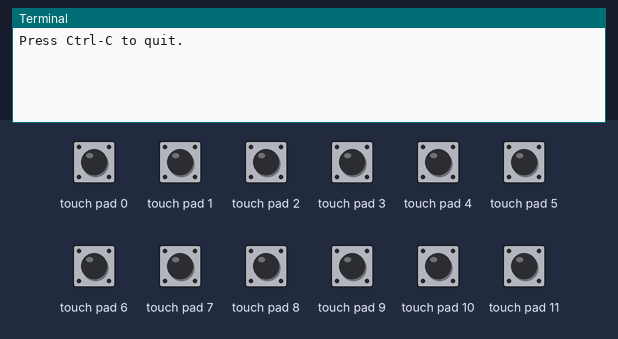
This program was run on a simulated Raspberry Pi (BCM pin numbers). Parts: the last lines printed to the terminal. The test bench sets the inputs (shaded band); at power-on: touch pad 0–11 LOW. Sound played through the audio output is not drawn and takes no time.

Above: at 1.2 s.
1.3 s: touch pad 0 pulled HIGH for 0.15 s
At 2.6 s:
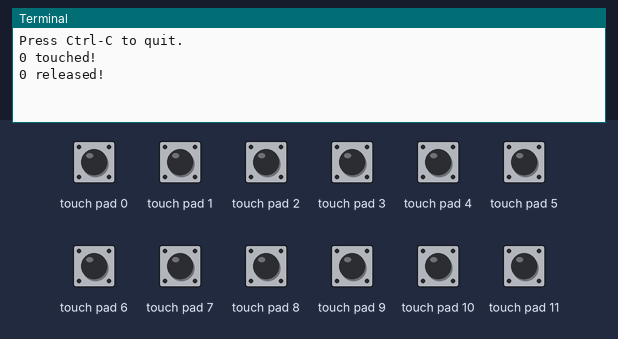
2.9 s: touch pad 1 pulled HIGH for 0.15 s
At 3.5 s:
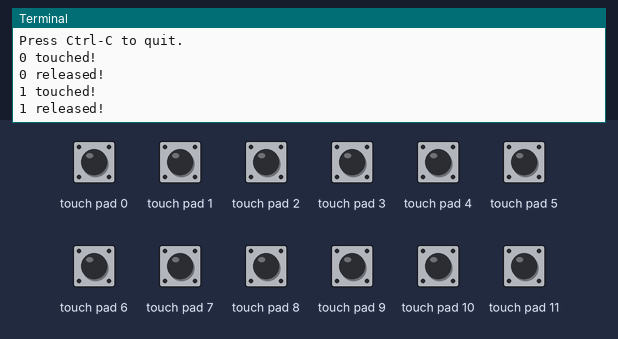
4.5 s: touch pad 2 pulled HIGH for 0.15 s
At 4.68 s:
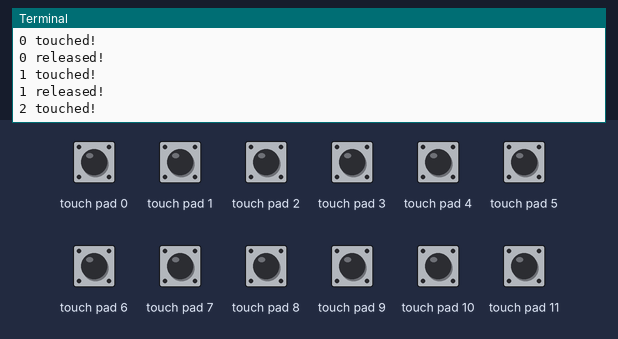
6.1 s: touch pad 3 pulled HIGH for 0.15 s
At 7.4 s:
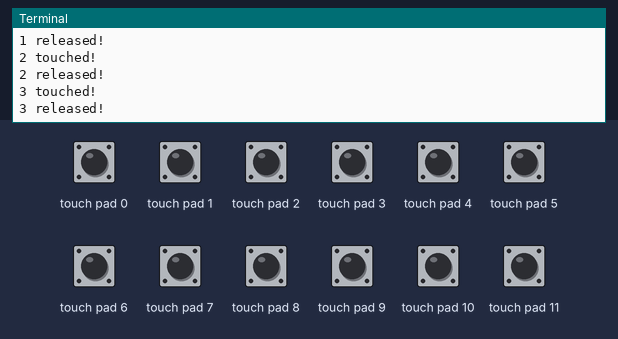
7.7 s: touch pad 4 pulled HIGH for 0.15 s
At 8.6 s:
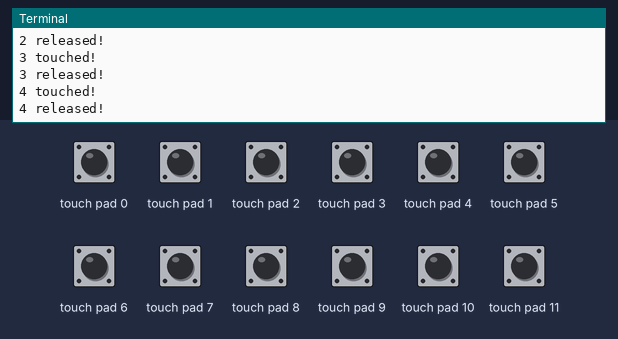
9.3 s: touch pad 5 pulled HIGH for 0.15 s
At 10.7 s:
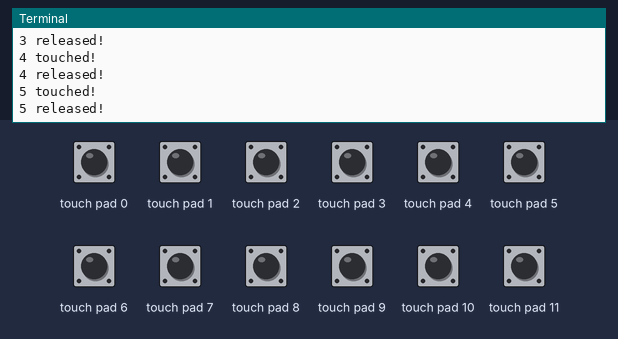

Measured:
- after the input at 1.3 s, the terminal: prints a new line after 0.09 s (image 1)
- after the input at 2.9 s, the terminal: prints a new line after 0.08 s (image 2)
- after the input at 4.5 s, the terminal: prints a new line after 0.08 s (image 3)
- after the input at 6.1 s, the terminal: prints a new line after 0.07 s (image 4)
- after the input at 7.7 s, the terminal: prints a new line after 0.06 s (image 5)
- after the input at 9.3 s, the terminal: prints a new line after 0.05 s (image 6)

The program:

music-box.py
```python
import sys
import time

import pygame.mixer
from pygame.mixer import Sound
pygame.mixer.init()


import RPi.GPIO as GPIO
import Adafruit_MPR121.MPR121 as MPR121

#Sounds array
sounds = {
    0: Sound("sounds/sound00.wav"),
    1: Sound("sounds/sound01.wav"),
    2: Sound("sounds/sound02.wav"),
    3: Sound("sounds/sound03.wav"),
    4: Sound("sounds/sound04.wav"),
    5: Sound("sounds/sound05.wav"),
    6: Sound("sounds/sound06.wav"),
    7: Sound("sounds/sound07.wav"),
    8: Sound("sounds/sound08.wav"),
    9: Sound("sounds/sound09.wav"),
    10: Sound("sounds/sound10.wav"),
    11: Sound("sounds/sound11.wav"),
}


# Create MPR121 instance.
cap = MPR121.MPR121()

# Initialize communication with MPR121 using default I2C bus of device, and
# default I2C address (0x5A).
if not cap.begin():
    print('Error initializing MPR121.  Check your wiring!')
    sys.exit(1)

# Main loop to print a message every time a pin is touched.
print('Press Ctrl-C to quit.')
last_touched = cap.touched()
while True:

    # Check each pin's last and current state to see if it was pressed or released.
    current_touched = cap.touched()
    for key, value in sounds.items():
        #A value of 1 means the pin is being touched, and 0 means it is not being touched.
        pin_bit = 1 << key
        # First check if transitioned from not touched to touched.
        if current_touched & pin_bit and not last_touched & pin_bit:
            print('{0} touched!'.format(key))
            value.play()
        # Next check if transitioned from touched to not touched.
        if not current_touched & pin_bit and last_touched & pin_bit:
            print('{0} released!'.format(key))
    # Update last state and wait a short period before repeating.
    last_touched = current_touched
    time.sleep(0.1)
```
